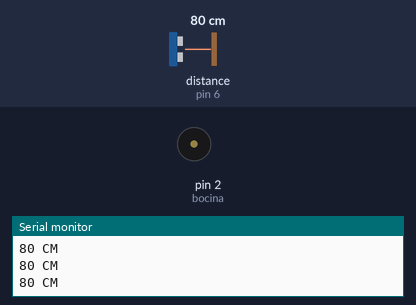
A sketch run on a simulated Arduino Uno, built with avr-gcc and run on an emulated ATmega328P. Parts: buzzer (waves = sounding), the last lines printed to the serial monitor. Wiring (inferred from the names in the program): ultrasonic range finder: trigger pin 7; echo pin 6. The inputs (shaded band) are chosen by the test bench; at power-on: distance to the obstacle (sensor on pin 6) 80 cm. The echo pulse lasts 58.3 µs per cm.

Above: at 1.3 s.
1.4 s: distance to the obstacle (sensor on pin 6) set to 23 cm
3.2 s: distance to the obstacle (sensor on pin 6) set to 18 cm
At 4.17 s:
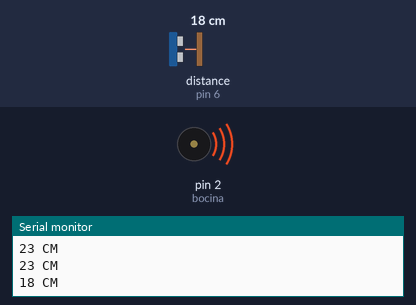
6.2 s: distance to the obstacle (sensor on pin 6) set to 35 cm
At 7.6 s:
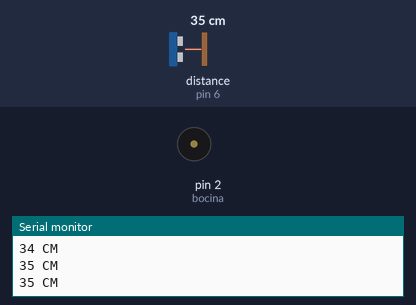
7.9 s: distance to the obstacle (sensor on pin 6) set to 2 cm
At 8.99 s:
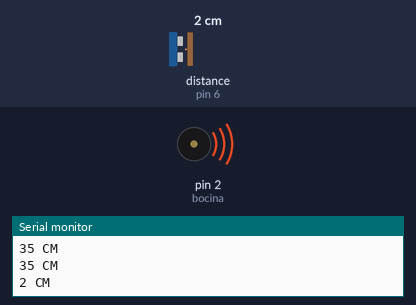
Timing chart, 0 to 11.9 s (numbered marks = the images above; inputs shaded):
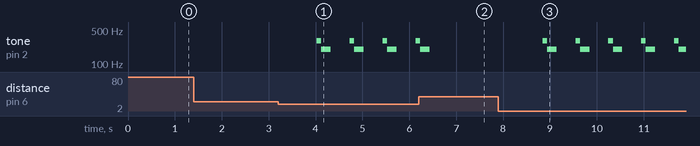

Measured:
- the behaviour switches between 21 and 20 cm on distance to the obstacle (sensor on pin 6) (found by bisection; images 0 and 1)
- after the input at 3.2 s, tone on pin 2 (bocina): silent → 300 Hz after 0.83 s, then repeats every 0.70 s: 200 Hz 0.20 s, silent 0.40 s, 300 Hz 0.10 s
- after the input at 6.2 s, tone on pin 2 (bocina): goes on until 6.4 s, then stays silent
- after the input at 7.9 s, tone on pin 2 (bocina): silent → 300 Hz after 0.94 s, then repeats every 0.70 s: 200 Hz 0.20 s, silent 0.40 s, 300 Hz 0.10 s

The sketch:

Sensor_Ultrasonico.ino
```cpp
/*********************************************Capitulo 5 - Sensor Ultrasonico******************************************************
*                                                                                                                                 *
*     En este quinto capitulo aprenderemos a hacer a utilizar el sensor Ultrasonico el cual es un dispositivo capaz de            *
*  medir distancia por medio de ultrasonidos. Distancia = velocidad * tiempo. La velocidad del sonido la conocemos que es         *
*  1/29 cm/us, pero el tiempo lo conseguiremos a travez de los pines Trigger y Echo. Con tan solo 10 microsegundos en alto        *                                                                       *
*  el pin de disparo Trigger emite un sonido, Arduino almacenara el tiempo que tarde el sonido en regresar al pin Echo y asi      *                                                                       *
*  obtener la distancia de los objetos.                                                                                           *                                                                       *
*                                                                                                                                 *
*  Para lograr esto necesitaremos:                                                                                                *
*                                                                                                                                 *
*  -Placa arduino Uno                                                                                                             *
*  -1 Sensor Ultrasonico                                                                                                          *
*  -1 Buzzer o Bocina                                                                                                             *
*  -Protoboard                                                                                                                    *
*                                                                                                                                 *
*                                                                                                                                 *
*                                                                                                                                 *
*                                                                                                              Facebook: ESociety *
*                                                                                                              GitHub: eSociety97 *
*                                                                                                                                 *
*                                                         #NuncaDejenDeCrear                                                      *
***********************************************************************************************************************************/

int Echo = 6;  //Declaramos la variable que usaremos para el pin Echo
int Trig = 7; //Declaramos la variable que usaremos para el pin Trig
int bocina = 2; //Declaramos la variable que usaremos para el buzzer
int tiempo; // Variable que almacenara el tiempo de respuesta del Echo
int distancia; //Variable que almacenara la conversion del tiempo en distancia
int potenciometro = 0; //Variable que almacenara el valor de nuestra entrada analoga

void setup(){
  Serial.begin(9600);    //Iniciamos la comunicacion Serial
  pinMode(bocina,OUTPUT); //Declaramos como pin de salida la variable alarma
  pinMode(Echo, INPUT);  //Declaramos el pin Echo como entrada
  pinMode(Trig,OUTPUT); //Declaramos el pin Trig como salida
  }
void loop(){
  digitalWrite(Trig,LOW);  //Mantenemos en estado bajo el Trig
  delayMicroseconds(2);    //Damos una pausa de 2 microsegundos
  digitalWrite(Trig,HIGH);  //Mandamos el estado alto de Trig
  delayMicroseconds(10);   //Por 10 microsegundos
  digitalWrite(Trig,LOW);  //Apagamos el pin de Disparo

  tiempo = pulseIn(Echo,HIGH); //Almacenara el tiempo que tardo en pasar de estado Alto a Bajo
  distancia = (tiempo/2)/29;  //Formula para convertir el tiempo en distancia

  if(distancia >= 500 || distancia <= 0){  //Comparamos si Distancia es mayor o igual a 500 o distancia es menor o igual a 0
    Serial.println("Fuera de rango");
   }//Lo cual estaria fuera de rango
   else{ //De lo contrario
    Serial.print(distancia);  //Imprima el valor de distancia
    Serial.println(" CM");   //Concatene CM al final del valor de distancia
    delay(500);
    }
  if(distancia <= 20){//Si distancia es menos o igual a 10 y distancia es mayor o igual a 2
     alarma();
      Serial.println("Alarma");  //Imprimir un mensaje
  }
}
//Funcion que activara el buzzer o Bocina
void alarma(){
  tone(2,300,300); //Mandara una frecuencia 300 con una amplitud de 300 por el pin 2
  delay(100);      //dejara un tiempo de 100 milisegundos
  tone(2,200,200); //Mandara una frecuencia de 200 con una amplitud de 200 por el pin 2
  delay(100);    //Dejara un tiempo de 100 milisegundos
      }
```
